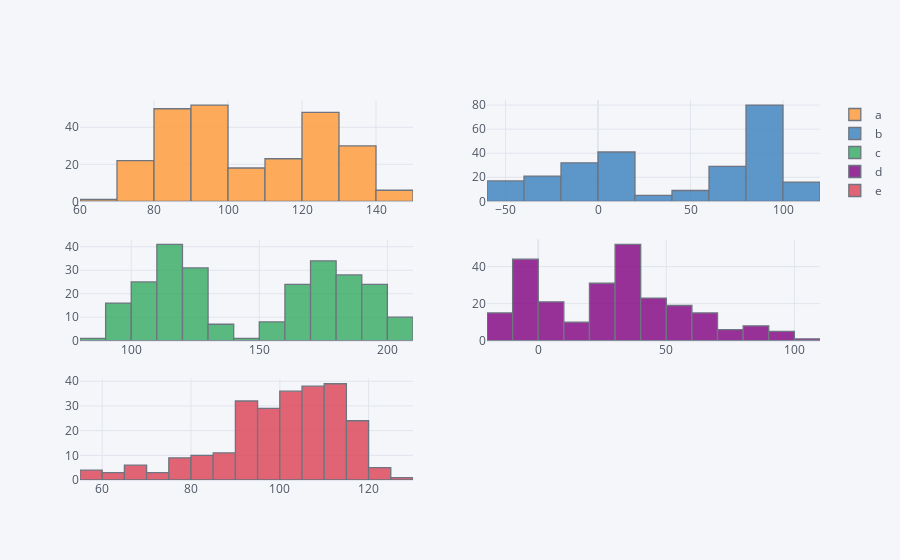

The code cell stored with this chart in its notebook:
### Code cell
plyo.iplot(
    df.iplot(kind='hist',
             subplots=True,
             bins=15,
             asFigure=True),
    image='png',
    filename='ply_03')

### Figure 1 — Plotly figure (JSON) as saved in the notebook; plotly's stock layout.template omitted (floating-point values rounded to 4 significant figures; data arrays with more than 128 entries replaced by an {"elided": "..."} marker saying what was removed)
{"data": [{"histfunc": "count", "histnorm": "", "marker": {"color": "rgba(255, 153, 51, 1.0)", "line": {"color": "#4D5663", "width": 1.3}}, "name": "a", "nbinsx": 15, "opacity": 0.8, "orientation": "v", "type": "histogram", "x": {"elided": "250 float values"}, "xaxis": "x", "yaxis": "y"}, {"histfunc": "count", "histnorm": "", "marker": {"color": "rgba(55, 128, 191, 1.0)", "line": {"color": "#4D5663", "width": 1.3}}, "name": "b", "nbinsx": 15, "opacity": 0.8, "orientation": "v", "type": "histogram", "x": {"elided": "250 float values"}, "xaxis": "x2", "yaxis": "y2"}, {"histfunc": "count", "histnorm": "", "marker": {"color": "rgba(50, 171, 96, 1.0)", "line": {"color": "#4D5663", "width": 1.3}}, "name": "c", "nbinsx": 15, "opacity": 0.8, "orientation": "v", "type": "histogram", "x": {"elided": "250 float values"}, "xaxis": "x3", "yaxis": "y3"}, {"histfunc": "count", "histnorm": "", "marker": {"color": "rgba(128, 0, 128, 1.0)", "line": {"color": "#4D5663", "width": 1.3}}, "name": "d", "nbinsx": 15, "opacity": 0.8, "orientation": "v", "type": "histogram", "x": {"elided": "250 float values"}, "xaxis": "x4", "yaxis": "y4"}, {"histfunc": "count", "histnorm": "", "marker": {"color": "rgba(219, 64, 82, 1.0)", "line": {"color": "#4D5663", "width": 1.3}}, "name": "e", "nbinsx": 15, "opacity": 0.8, "orientation": "v", "type": "histogram", "x": {"elided": "250 float values"}, "xaxis": "x5", "yaxis": "y5"}], "layout": {"autosize": true, "barmode": "overlay", "legend": {"bgcolor": "#F5F6F9", "font": {"color": "#4D5663"}}, "paper_bgcolor": "#F5F6F9", "plot_bgcolor": "#F5F6F9", "title": {"font": {"color": "#4D5663"}}, "xaxis": {"anchor": "y", "autorange": true, "domain": [0, 0.45], "gridcolor": "#E1E5ED", "range": [60, 150], "showgrid": true, "tickfont": {"color": "#4D5663"}, "title": {"font": {"color": "#4D5663"}, "text": ""}, "type": "linear", "zerolinecolor": "#E1E5ED"}, "xaxis2": {"anchor": "y2", "autorange": true, "domain": [0.55, 1], "gridcolor": "#E1E5ED", "range": [-60, 120], "showgrid": true, "tickfont": {"color": "#4D5663"}, "title": {"font": {"color": "#4D5663"}, "text": ""}, "type": "linear", "zerolinecolor": "#E1E5ED"}, "xaxis3": {"anchor": "y3", "autorange": true, "domain": [0, 0.45], "gridcolor": "#E1E5ED", "range": [80, 210], "showgrid": true, "tickfont": {"color": "#4D5663"}, "title": {"font": {"color": "#4D5663"}, "text": ""}, "type": "linear", "zerolinecolor": "#E1E5ED"}, "xaxis4": {"anchor": "y4", "autorange": true, "domain": [0.55, 1], "gridcolor": "#E1E5ED", "range": [-20, 110], "showgrid": true, "tickfont": {"color": "#4D5663"}, "title": {"font": {"color": "#4D5663"}, "text": ""}, "type": "linear", "zerolinecolor": "#E1E5ED"}, "xaxis5": {"anchor": "y5", "autorange": true, "domain": [0, 0.45], "gridcolor": "#E1E5ED", "range": [55, 130], "showgrid": true, "tickfont": {"color": "#4D5663"}, "title": {"font": {"color": "#4D5663"}, "text": ""}, "type": "linear", "zerolinecolor": "#E1E5ED"}, "yaxis": {"anchor": "x", "autorange": true, "domain": [0.7333, 1], "gridcolor": "#E1E5ED", "range": [0, 54.74], "showgrid": true, "tickfont": {"color": "#4D5663"}, "title": {"font": {"color": "#4D5663"}, "text": ""}, "zerolinecolor": "#E1E5ED"}, "yaxis2": {"anchor": "x2", "autorange": true, "domain": [0.7333, 1], "gridcolor": "#E1E5ED", "range": [0, 84.21], "showgrid": true, "tickfont": {"color": "#4D5663"}, "title": {"font": {"color": "#4D5663"}, "text": ""}, "zerolinecolor": "#E1E5ED"}, "yaxis3": {"anchor": "x3", "autorange": true, "domain": [0.3667, 0.6333], "gridcolor": "#E1E5ED", "range": [0, 43.16], "showgrid": true, "tickfont": {"color": "#4D5663"}, "title": {"font": {"color": "#4D5663"}, "text": ""}, "zerolinecolor": "#E1E5ED"}, "yaxis4": {"anchor": "x4", "autorange": true, "domain": [0.3667, 0.6333], "gridcolor": "#E1E5ED", "range": [0, 54.74], "showgrid": true, "tickfont": {"color": "#4D5663"}, "title": {"font": {"color": "#4D5663"}, "text": ""}, "zerolinecolor": "#E1E5ED"}, "yaxis5": {"anchor": "x5", "autorange": true, "domain": [0, 0.2667], "gridcolor": "#E1E5ED", "range": [0, 41.05], "showgrid": true, "tickfont": {"color": "#4D5663"}, "title": {"font": {"color": "#4D5663"}, "text": ""}, "zerolinecolor": "#E1E5ED"}}}
